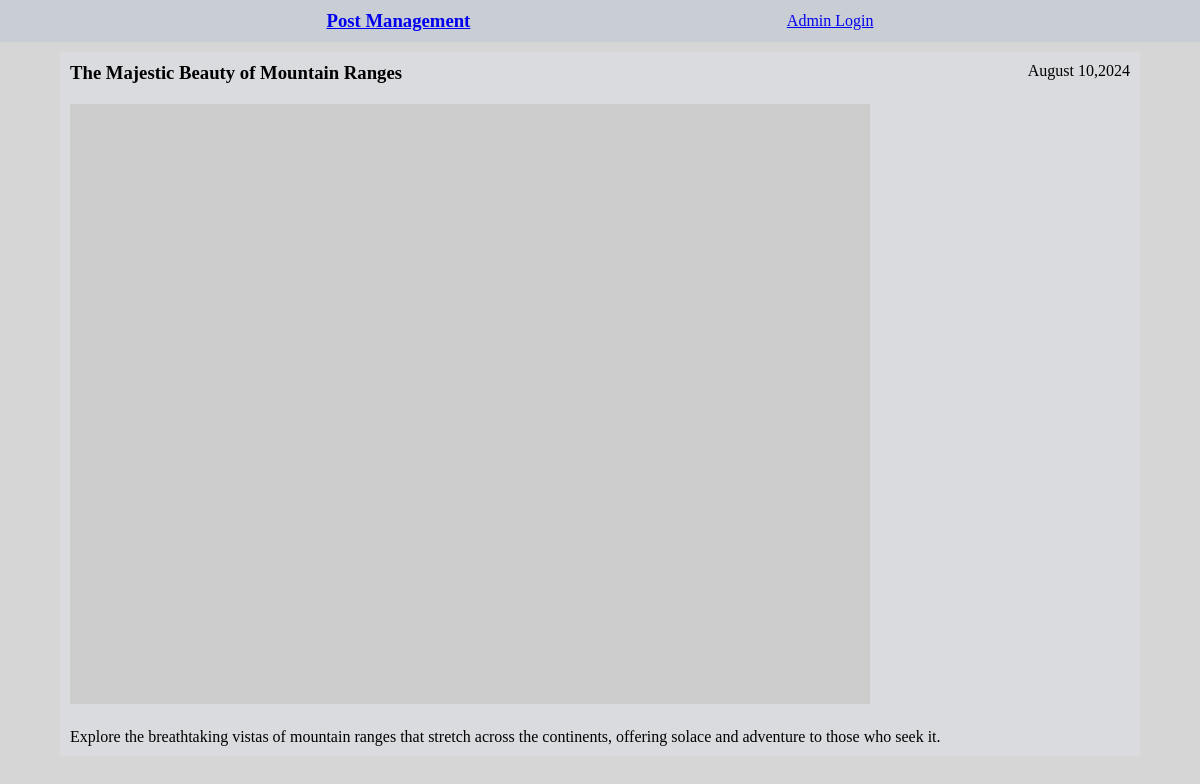
The app's page /post/1/ with its own data.
### firstapp/models.py (models this page shows, shortened)
class Post(models.Model):
    title = models.CharField(max_length=200)
    content = models.TextField()
    category = models.ForeignKey(Category, on_delete=models.CASCADE)
    img_url = models.URLField(blank=True)
    created_at = models.DateTimeField(auto_now_add=True)
    updated_at = models.DateTimeField(auto_now=True)

### firstapp/views.py (the view)
# urls.py: path('post/<int:post_id>/', views.postview, name='postDetail'),
def postview(req, post_id):
    post = Post.objects.get(pk=post_id)
    return render(req, 'singlepost.html', {'post': post})

### firstapp/templates/singlepost.html
{% extends 'header.html' %}
{% block content %}
{% load static %}
<div class="singlepostview">
    <div class="title"> <h3>{{post.title}}</h3> <p class="date">{{ post.created_at|date:"F j,Y" }}</p> </div>
    <div class="Imagewrapper"> <img src="{{post.img_url}}" alt=""></div>
    <div class="content">
        <p>{{post.content}}</p>
    </div>
</div>
{% endblock %}

### firstapp/static/css/home.css (style rules this page uses)
* { margin: 0; padding: 0; }
body { background-color: rgb(214, 214, 214); margin:0; padding: 0; }

### firstapp/static/css/header.css (style rules this page uses)
* { margin: 0; padding: 0; }

### firstapp/static/css/admin.css (style rules this page uses)
body { background-color: rgb(214, 214, 214); margin:0; padding: 0; }

### firstapp/static/css/singlepost.css (style rules this page uses)
* { margin: 0; padding: 0; }
body { background-color: rgb(214, 214, 214); margin:0; padding: 0; }
.singlepostview { width: 90%; margin: 10px auto; background-color:rgba(218, 220, 223, 0.973); }
.singlepostview>* { padding: 10px; }
.title { display: flex; justify-content: space-between; }

### records on screen
Post: title "The Majestic Beauty of Mountain Ranges", created_at "August 10,2024", content "Explore the breathtaking vistas of mountain ranges that stretch across the continents, offering solace and adventure to those who seek it."
